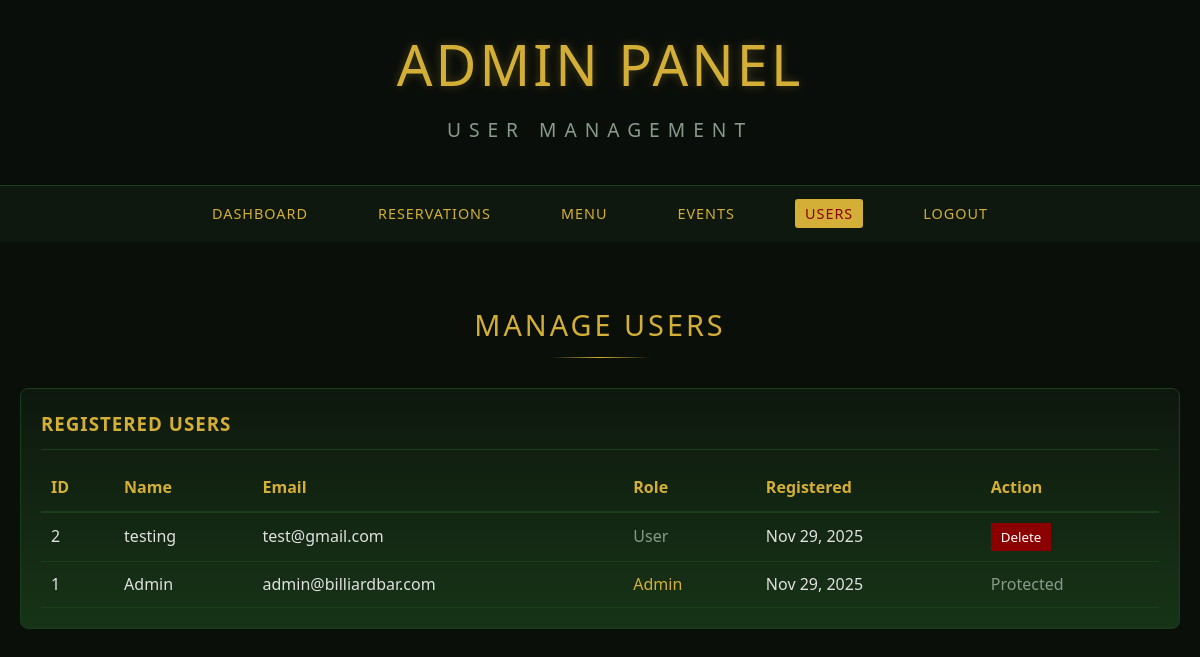
The page /admin/users.php (signed in) on the database its author committed.
### tables this page shows
CREATE TABLE `users` (
  `id` int(11) NOT NULL,
  `email` varchar(255) NOT NULL,
  `password` varchar(255) NOT NULL,
  `name` varchar(255) NOT NULL,
  `role` enum('user','admin') DEFAULT 'user',
  `created_at` timestamp NOT NULL DEFAULT current_timestamp()
);

### admin/users.php (the view, shortened to what this page needs)
<?php
require_once '../includes/db.php';
$users = $pdo->query("SELECT * FROM users ORDER BY created_at DESC")->fetchAll(PDO::FETCH_ASSOC);
?>
<!DOCTYPE html>
<html lang="en">
<head>
    <link rel="stylesheet" href="../assets/css/style.css">
</head>
<body>
    <header>
        <div class="container">
            <div class="logo">
                <h1>ADMIN PANEL</h1>
                <h2>USER MANAGEMENT</h2>
            </div>
        </div>
    </header>
    <nav>
        <div class="container">
            <div class="nav-container">
                <ul class="nav-menu">
                    <li><a href="dashboard.php">Dashboard</a></li>
                    <li><a href="reservations.php">Reservations</a></li>
                    <li><a href="menu.php">Menu</a></li>
                    <li><a href="events.php">Events</a></li>
                    <li><a href="users.php" class="active">Users</a></li>
                    <li><a href="logout.php">Logout</a></li>
                </ul>
            </div>
        </div>
    </nav>
    <main style="padding: 60px 0;">
        <div class="container">
            <h2 class="section-title">MANAGE USERS</h2>
            <div class="admin-card">
                <h3>Registered Users</h3>
                <table style="width: 100%; border-collapse: collapse;">
                    <thead>
                        <tr style="border-bottom: 2px solid #1a3d1a;">
                            <th style="padding: 10px; text-align: left; color: #d4af37;">ID</th>
                            <th style="padding: 10px; text-align: left; color: #d4af37;">Name</th>
                            <th style="padding: 10px; text-align: left; color: #d4af37;">Email</th>
                            <th style="padding: 10px; text-align: left; color: #d4af37;">Role</th>
                            <th style="padding: 10px; text-align: left; color: #d4af37;">Registered</th>
                            <th style="padding: 10px; text-align: left; color: #d4af37;">Action</th>
                        </tr>
                    </thead>
                    <tbody>
                        <?php foreach($users as $user): ?>
                        <tr style="border-bottom: 1px solid #1a3d1a;">
                            <td style="padding: 10px;"><?php echo $user['id']; ?></td>
                            <td style="padding: 10px;"><?php echo htmlspecialchars($user['name']); ?></td>
                            <td style="padding: 10px;"><?php echo htmlspecialchars($user['email']); ?></td>
                            <td style="padding: 10px;">
                                <span style="color: <?php echo $user['role'] === 'admin' ? '#d4af37' : '#8a9a8a'; ?>;">
                                    <?php echo ucfirst($user['role']); ?>
                                </span>
                            </td>
                            <td style="padding: 10px;"><?php echo date('M d, Y', strtotime($user['created_at'])); ?></td>
                            <td style="padding: 10px;">
                                <?php if($user['role'] !== 'admin'): ?>
                                <form method="POST" style="display: inline;">
                                    <button type="submit" name="delete" onclick="return confirm('Delete this user?')" style="padding: 5px 10px; background: #8b0000; color: #fff; border: none; cursor: pointer;">Delete</button>
                                </form>
                                <?php else: ?>
                                <span style="color: #8a9a8a;">Protected</span>
                                <?php endif; ?>
                            </td>
                        </tr>
                        <?php endforeach; ?>
                    </tbody>
                </table>
            </div>
        </div>
    </main>
</body>
</html>

### assets/css/style.css (style rules this page uses)
* { margin: 0; padding: 0; box-sizing: border-box; font-family: 'Segoe UI', Tahoma, Geneva, Verdana, sans-serif; }
body { background-color: #0a0f0a; color: #e0e0e0; line-height: 1.6; overflow-x: hidden; }
.container { max-width: 1200px; margin: 0 auto; padding: 0 20px; }
header { background-color: rgba(10, 15, 10, 0.9); padding: 20px 0; border-bottom: 1px solid #1a3d1a; position: relative; z-index: 10; }
.logo { text-align: center; margin-bottom: 20px; }
.logo h1 { font-size: 3.5rem; letter-spacing: 3px; text-transform: uppercase; font-weight: 300; margin-bottom: 5px; color: #d4af37; text-shadow: 0 0 10px rgba(212, 175, 55, 0.3); }
.logo h2 { font-size: 1.2rem; letter-spacing: 8px; text-transform: uppercase; font-weight: 300; color: #8a9a8a; }
nav { background-color: rgba(15, 26, 15, 0.9); padding: 15px 0; position: relative; z-index: 10; }
.nav-container { display: flex; justify-content: center; }
.nav-menu { display: flex; list-style: none; }
.nav-menu li { margin: 0 25px; }
.nav-menu a { color: #d4af37; text-decoration: none; text-transform: uppercase; font-size: 0.9rem; letter-spacing: 1px; transition: color 0.3s; padding: 5px 10px; border-radius: 3px; }
.nav-menu a:hover, .nav-menu a.active { color: #8b0000; background-color: #d4af37; }
.section-title { text-align: center; font-size: 1.8rem; text-transform: uppercase; letter-spacing: 3px; font-weight: 300; margin-bottom: 40px; position: relative; color: #d4af37; }
.section-title:after { content: ""; display: block; width: 100px; height: 1px; background: linear-gradient(to right, transparent, #d4af37, transparent); position: absolute; bottom: -10px; left: 50%; transform: translateX(-50%); }
.admin-card { background: linear-gradient(to bottom, rgba(15, 26, 15, 0.8), rgba(26, 61, 26, 0.8)); padding: 20px; border-radius: 8px; border: 1px solid #1a3d1a; }
.admin-card h3 { color: #d4af37; margin-bottom: 15px; text-transform: uppercase; letter-spacing: 1px; border-bottom: 1px solid #1a3d1a; padding-bottom: 10px; }

### rows shown on the page
users: id "2", name "testing", email "test@gmail.com", role "User", created_at "Nov 29, 2025"
users: id "1", name "Admin", email "admin@billiardbar.com", role "Admin", created_at "Nov 29, 2025", shows "Protected"
